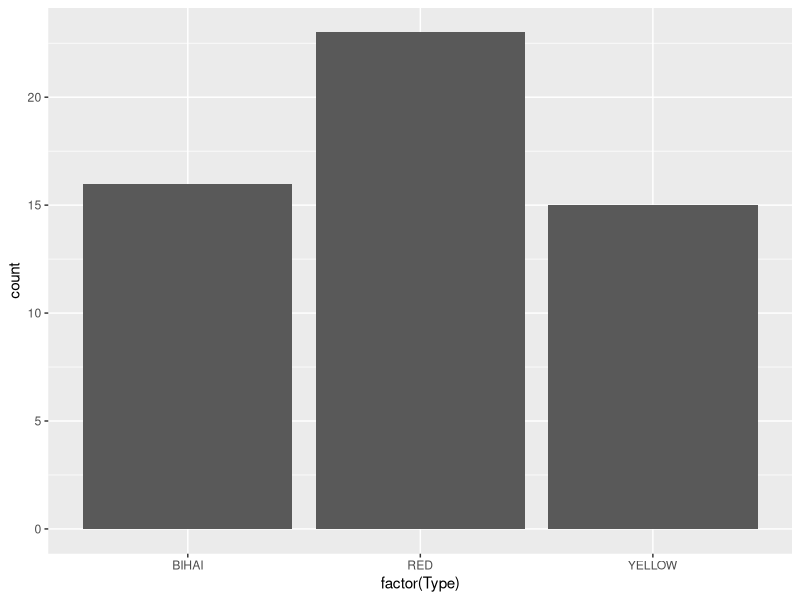
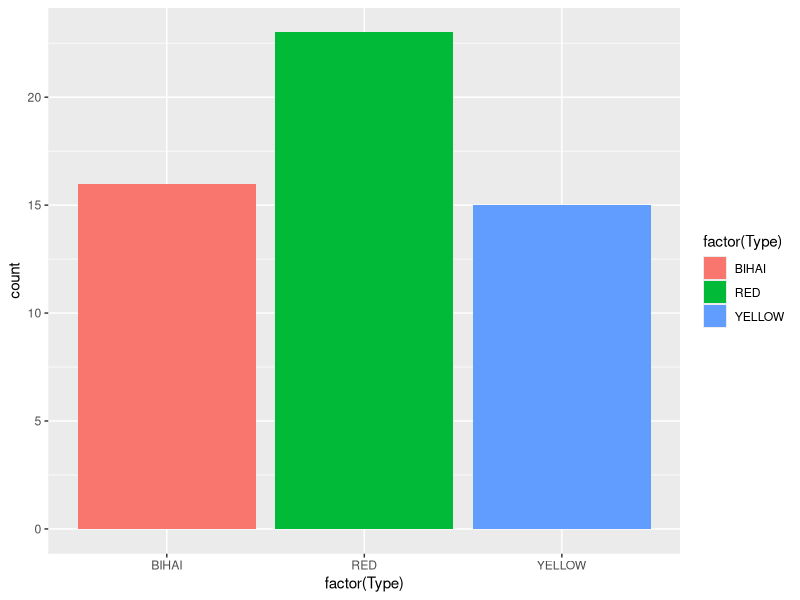
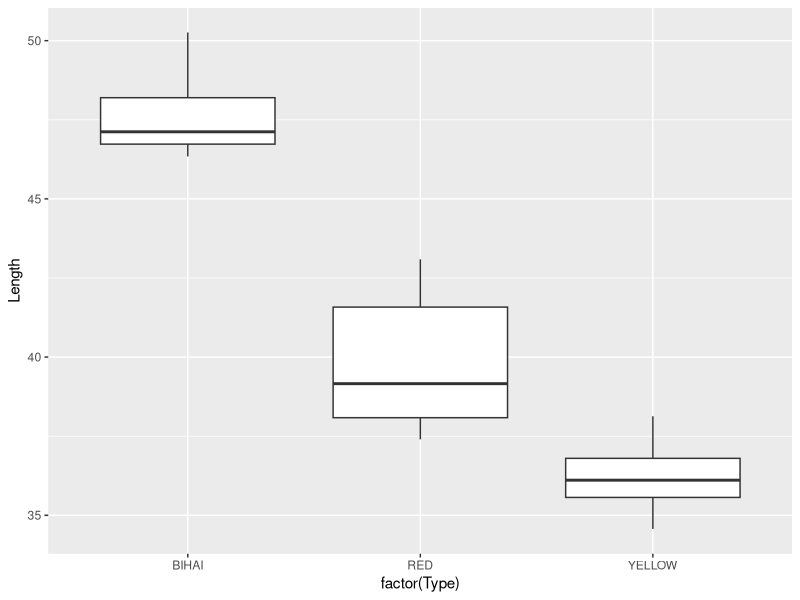
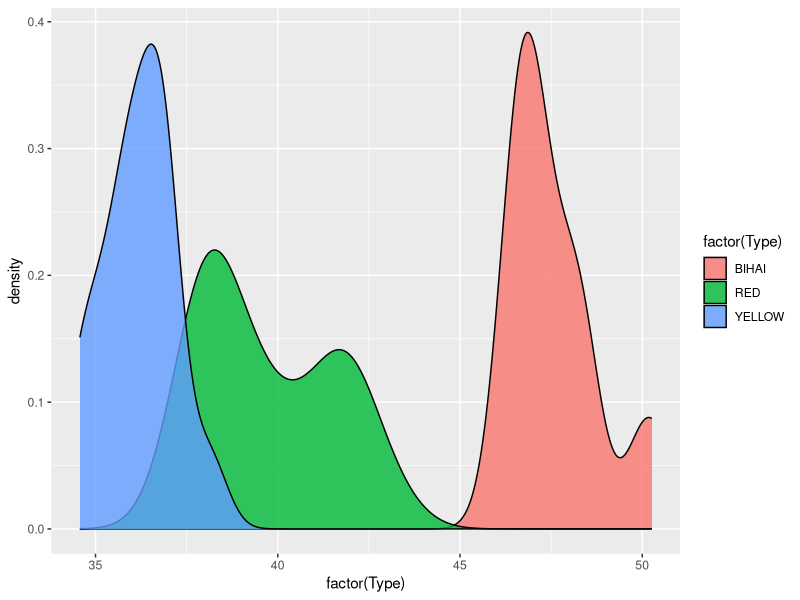
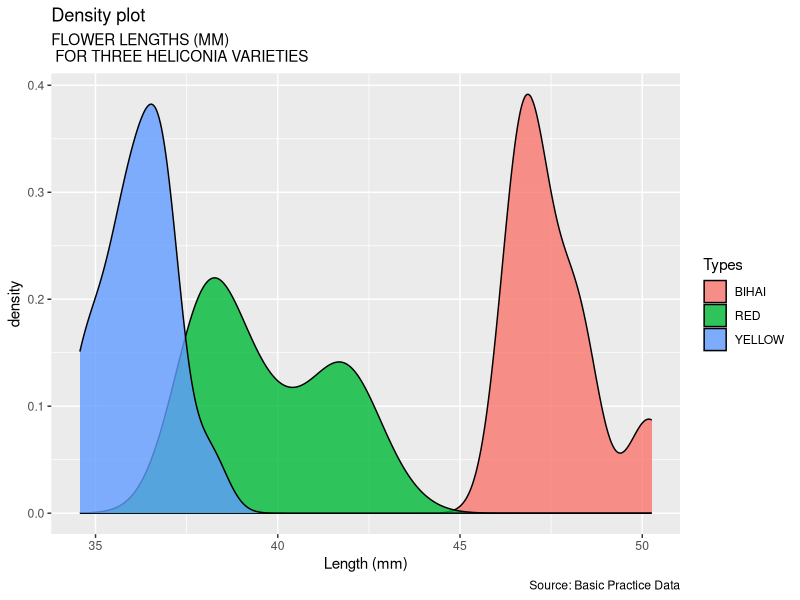
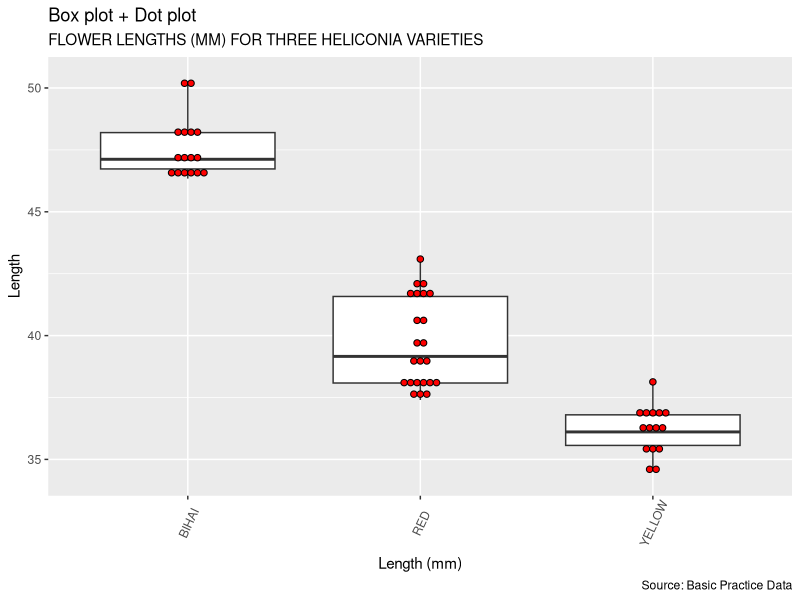
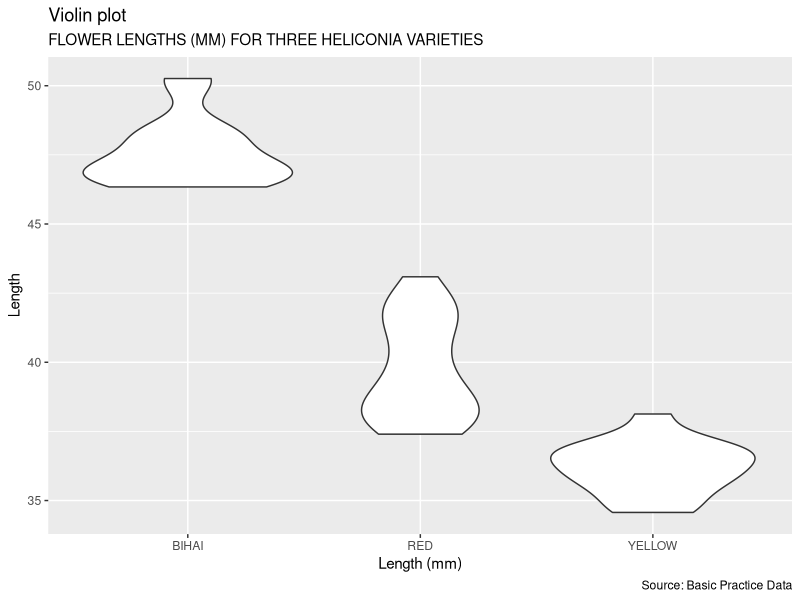

Generate these figures, in order, with R: (Note: this script raises an error after producing the figures.)
# Anova Example
Flower_Lengths <- read.delim("dat/data_anova2.dat")

# describe the data

summary(Flower_Lengths)

# by groups?

library(psych)
describeBy(Flower_Lengths,group=Flower_Lengths$Type)

# Plots
library(ggplot2)
a <- ggplot(Flower_Lengths, aes(factor(Type)))
a + geom_bar()

a + geom_bar(aes(fill=factor(Type)))

a + geom_boxplot(aes(y=Length))

a + geom_density(aes(fill=factor(Type),x=Length), alpha=0.8)

a + geom_density(aes(fill=factor(Type),x=Length), alpha=0.8) +
  labs(title="Density plot",
       subtitle="FLOWER LENGTHS (MM) \n FOR THREE HELICONIA VARIETIES",
       caption="Source: Basic Practice Data",
       x="Length (mm)",
       fill="Types")

a + geom_boxplot(aes(y=Length))+
  geom_dotplot(aes(y=Length),
               binaxis='y',
               stackdir='center',
               dotsize = .5,
               fill="red") +
  theme(axis.text.x = element_text(angle=65, vjust=0.6)) +
  labs(title="Box plot + Dot plot",
       subtitle="FLOWER LENGTHS (MM) FOR THREE HELICONIA VARIETIES",
       caption="Source: Basic Practice Data",
       x="Length (mm)",
       fill="Types")

a + geom_violin(aes(y=Length)) +
  labs(title="Violin plot",
       subtitle="FLOWER LENGTHS (MM) FOR THREE HELICONIA VARIETIES",
       caption="Source: Basic Practice Data",
       x="Length (mm)",
       fill="Types")
# Non-ggplot
plot(Length ~ Type, data = Flower_Lengths)


## multiple t.tests? (NO!!!!!!!!!!)

## Red versus BIHAI
t.test(Flower_Lengths$Length[Flower_Lengths$Type == "RED"],Flower_Lengths$Length[Flower_Lengths$Type == "BIHAI"])

## Red versus YELLOW
t.test(Flower_Lengths$Length[Flower_Lengths$Type == "RED"],Flower_Lengths$Length[Flower_Lengths$Type == "YELLOW"])

## BIHAI versus YELLOW
t.test(Flower_Lengths$Length[Flower_Lengths$Type == "BIHAI"],Flower_Lengths$Length[Flower_Lengths$Type == "YELLOW"])

## Type 1 error rate
.05*3


# REGRESSION
model_1=lm(Length~Type,data=Flower_Lengths)
summary(model_1)

# ANOVA
anova(lm(Length~Type,data=Flower_Lengths))

